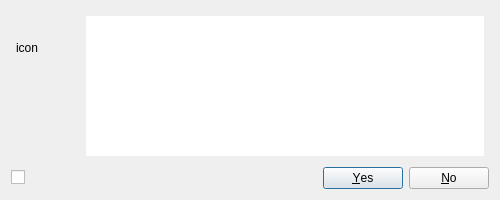
<?xml version="1.0" encoding="UTF-8"?>
<ui version="4.0">
 <class>WarningYesNo</class>
 <widget class="QDialog" name="WarningYesNo">
  <property name="geometry">
   <rect>
    <x>0</x>
    <y>0</y>
    <width>500</width>
    <height>200</height>
   </rect>
  </property>
  <property name="sizePolicy">
   <sizepolicy hsizetype="Expanding" vsizetype="Expanding">
    <horstretch>0</horstretch>
    <verstretch>0</verstretch>
   </sizepolicy>
  </property>
  <property name="minimumSize">
   <size>
    <width>500</width>
    <height>200</height>
   </size>
  </property>
  <property name="maximumSize">
   <size>
    <width>500</width>
    <height>200</height>
   </size>
  </property>
  <property name="windowTitle">
   <string>Dialog</string>
  </property>
  <layout class="QVBoxLayout" name="verticalLayout">
   <item>
    <layout class="QHBoxLayout" name="horizontalLayout">
     <property name="leftMargin">
      <number>5</number>
     </property>
     <property name="topMargin">
      <number>5</number>
     </property>
     <property name="rightMargin">
      <number>5</number>
     </property>
     <property name="bottomMargin">
      <number>5</number>
     </property>
     <item>
      <layout class="QVBoxLayout" name="verticalLayout_2">
       <property name="leftMargin">
        <number>0</number>
       </property>
       <item>
        <widget class="ALabel" name="icon">
         <property name="minimumSize">
          <size>
           <width>64</width>
           <height>64</height>
          </size>
         </property>
         <property name="maximumSize">
          <size>
           <width>64</width>
           <height>64</height>
          </size>
         </property>
         <property name="text">
          <string>icon</string>
         </property>
        </widget>
       </item>
       <item>
        <spacer name="verticalSpacer">
         <property name="orientation">
          <enum>Qt::Vertical</enum>
         </property>
         <property name="sizeHint" stdset="0">
          <size>
           <width>20</width>
           <height>40</height>
          </size>
         </property>
        </spacer>
       </item>
      </layout>
     </item>
     <item>
      <widget class="SafeTextEdit" name="textEditWarning">
       <property name="sizePolicy">
        <sizepolicy hsizetype="Expanding" vsizetype="MinimumExpanding">
         <horstretch>0</horstretch>
         <verstretch>0</verstretch>
        </sizepolicy>
       </property>
       <property name="minimumSize">
        <size>
         <width>300</width>
         <height>96</height>
        </size>
       </property>
       <property name="maximumSize">
        <size>
         <width>16777215</width>
         <height>16777215</height>
        </size>
       </property>
       <property name="focusPolicy">
        <enum>Qt::TabFocus</enum>
       </property>
       <property name="contextMenuPolicy">
        <enum>Qt::PreventContextMenu</enum>
       </property>
       <property name="accessibleName">
        <string>Warning Message</string>
       </property>
       <property name="frameShape">
        <enum>QFrame::NoFrame</enum>
       </property>
       <property name="frameShadow">
        <enum>QFrame::Plain</enum>
       </property>
       <property name="verticalScrollBarPolicy">
        <enum>Qt::ScrollBarAlwaysOff</enum>
       </property>
       <property name="horizontalScrollBarPolicy">
        <enum>Qt::ScrollBarAlwaysOff</enum>
       </property>
       <property name="tabChangesFocus">
        <bool>true</bool>
       </property>
       <property name="readOnly">
        <bool>true</bool>
       </property>
       <property name="textInteractionFlags">
        <set>Qt::TextSelectableByKeyboard|Qt::TextSelectableByMouse</set>
       </property>
      </widget>
     </item>
    </layout>
   </item>
   <item>
    <layout class="QHBoxLayout" name="buttonRow">
     <item>
      <widget class="ACheckBox" name="checkBox">
       <property name="visible">
        <bool>false</bool>
       </property>
      </widget>
     </item>
     <item>
      <spacer name="buttonRowSpacer">
       <property name="orientation">
        <enum>Qt::Horizontal</enum>
       </property>
       <property name="sizeHint" stdset="0">
        <size>
         <width>40</width>
         <height>20</height>
        </size>
       </property>
      </spacer>
     </item>
     <item>
      <widget class="ADialogButtonBox" name="buttonBox">
       <property name="orientation">
        <enum>Qt::Horizontal</enum>
       </property>
       <property name="standardButtons">
        <set>QDialogButtonBox::No|QDialogButtonBox::Yes</set>
       </property>
      </widget>
     </item>
    </layout>
   </item>
  </layout>
 </widget>
 <resources/>
 <customwidgets>
  <customwidget>
   <class>ACheckBox</class>
   <extends>QCheckBox</extends>
   <header>../Lib/acheckbox.h</header>
  </customwidget>
  <customwidget>
   <class>ADialogButtonBox</class>
   <extends>QDialogButtonBox</extends>
   <header>../Lib/adialogbuttonbox.h</header>
  </customwidget>
  <customwidget>
   <class>ALabel</class>
   <extends>QLabel</extends>
   <header>../Lib/alabel.h</header>
  </customwidget>
  <customwidget>
   <class>SafeTextEdit</class>
   <extends>QPlainTextEdit</extends>
   <header>../Lib/safetextedit.h</header>
  </customwidget>
 </customwidgets>
 <connections>
  <connection>
   <sender>buttonBox</sender>
   <signal>accepted()</signal>
   <receiver>WarningYesNo</receiver>
   <slot>accept()</slot>
   <hints>
    <hint type="sourcelabel">
     <x>248</x>
     <y>254</y>
    </hint>
    <hint type="destinationlabel">
     <x>157</x>
     <y>274</y>
    </hint>
   </hints>
  </connection>
  <connection>
   <sender>buttonBox</sender>
   <signal>rejected()</signal>
   <receiver>WarningYesNo</receiver>
   <slot>reject()</slot>
   <hints>
    <hint type="sourcelabel">
     <x>316</x>
     <y>260</y>
    </hint>
    <hint type="destinationlabel">
     <x>286</x>
     <y>274</y>
    </hint>
   </hints>
  </connection>
 </connections>
</ui>
